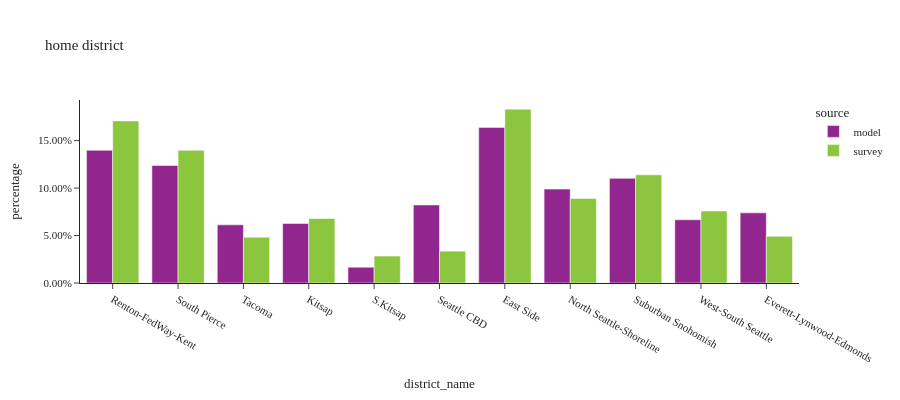

Notebook source saved alongside this figure:
### Code cell
plot_hh_stat(df_hh, 'district_name', 'home district', wid=900)

### Figure 1 — Plotly figure (JSON) as saved in the notebook; plotly's stock layout.template omitted (floating-point values rounded to 4 significant figures)
{"data": [{"alignmentgroup": "True", "customdata": [[242692], [214942], [106376], [108900], [28817], [142728], [284561], [171773], [191371], [115679], [4], [128286]], "hovertemplate": "source=model<br>district_name=%{x}<br>percentage=%{y}<br>sample count=%{customdata[0]}<extra></extra>", "legendgroup": "model", "marker": {"color": "#91268F", "pattern": {"shape": ""}}, "name": "model", "offsetgroup": "model", "orientation": "v", "showlegend": true, "textposition": "auto", "type": "bar", "x": ["Renton-FedWay-Kent", "South Pierce", "Tacoma", "Kitsap", "S.Kitsap", "Seattle CBD", "East Side", "North Seattle-Shoreline", "Suburban Snohomish", "West-South Seattle", null, "Everett-Lynwood-Edmonds"], "xaxis": "x", "y": [0.1398, 0.1238, 0.06127, 0.06273, 0.0166, 0.08221, 0.1639, 0.09894, 0.1102, 0.06663, 2.304e-06, 0.07389], "yaxis": "y"}, {"alignmentgroup": "True", "customdata": [[191], [492], [249], [400], [174], [95], [134], [753], [926], [282], [70]], "hovertemplate": "source=survey<br>district_name=%{x}<br>percentage=%{y}<br>sample count=%{customdata[0]}<extra></extra>", "legendgroup": "survey", "marker": {"color": "#8CC63E", "pattern": {"shape": ""}}, "name": "survey", "offsetgroup": "survey", "orientation": "v", "showlegend": true, "textposition": "auto", "type": "bar", "x": ["Kitsap", "North Seattle-Shoreline", "Suburban Snohomish", "West-South Seattle", "Seattle CBD", "Tacoma", "Everett-Lynwood-Edmonds", "Renton-FedWay-Kent", "East Side", "South Pierce", "S.Kitsap"], "xaxis": "x", "y": [0.06794, 0.08914, 0.114, 0.0758, 0.03356, 0.0483, 0.04916, 0.1708, 0.1831, 0.1398, 0.02839], "yaxis": "y"}], "layout": {"barmode": "group", "font": {"size": 11}, "height": 400, "legend": {"title": {"text": "source"}, "tracegroupgap": 0}, "title": {"text": "home district"}, "width": 900, "xaxis": {"anchor": "y", "domain": [0.0, 1.0], "title": {"text": "district_name"}}, "yaxis": {"anchor": "x", "domain": [0.0, 1.0], "tickformat": ".2%", "title": {"text": "percentage"}}}}
